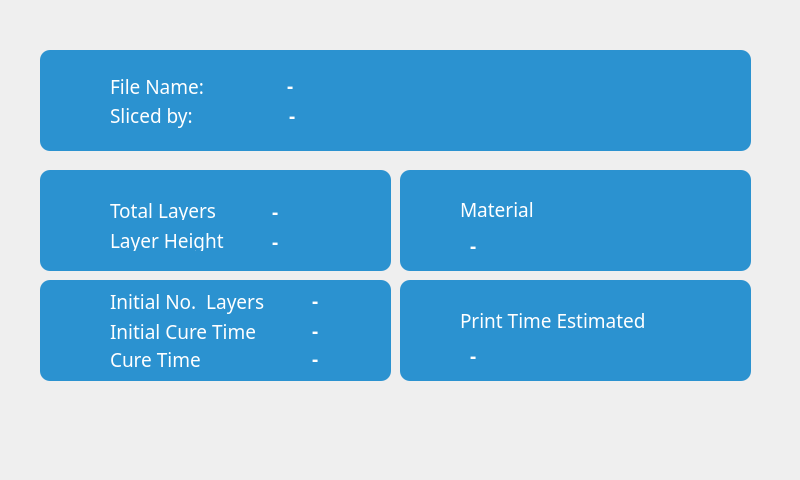
   <widget class="QWidget" name="print_preparation_widget" native="true">
    <property name="geometry">
     <rect>
      <x>4800</x>
      <y>0</y>
      <width>800</width>
      <height>480</height>
     </rect>
    </property>
    <widget class="QWidget" name="widget_2" native="true">
     <property name="geometry">
      <rect>
       <x>40</x>
       <y>50</y>
       <width>711</width>
       <height>101</height>
      </rect>
     </property>
     <property name="font">
      <font>
       <family>Proxima Nova</family>
       <pointsize>14</pointsize>
      </font>
     </property>
     <property name="styleSheet">
      <string notr="true">QWidget{
border-radius: 10px;
background-color: rgb(43, 146, 208);
}</string>
     </property>
     <widget class="QLabel" name="file_ico">
      <property name="geometry">
       <rect>
        <x>16</x>
        <y>30</y>
        <width>51</width>
        <height>51</height>
       </rect>
      </property>
      <property name="font">
       <font>
        <family>Proxima Nova</family>
        <pointsize>14</pointsize>
       </font>
      </property>
      <property name="styleSheet">
       <string notr="true">border-image: url(:/icons/Icons (Resized)/Blue and Green Theme/infoFileName.png);
border-radius: 0px;</string>
      </property>
      <property name="frameShape">
       <enum>QFrame::Panel</enum>
      </property>
      <property name="text">
       <string/>
      </property>
     </widget>
     <widget class="QLabel" name="label_5">
      <property name="enabled">
       <bool>false</bool>
      </property>
      <property name="geometry">
       <rect>
        <x>70</x>
        <y>26</y>
        <width>111</width>
        <height>20</height>
       </rect>
      </property>
      <property name="font">
       <font>
        <family>Proxima Nova</family>
        <pointsize>14</pointsize>
        <kerning>true</kerning>
       </font>
      </property>
      <property name="styleSheet">
       <string notr="true">color: rgb(255, 255, 255);
border: 0px;</string>
      </property>
      <property name="text">
       <string>File Name:</string>
      </property>
     </widget>
     <widget class="QLabel" name="label_9">
      <property name="geometry">
       <rect>
        <x>70</x>
        <y>50</y>
        <width>101</width>
        <height>31</height>
       </rect>
      </property>
      <property name="font">
       <font>
        <family>Proxima Nova</family>
        <pointsize>14</pointsize>
       </font>
      </property>
      <property name="styleSheet">
       <string notr="true">color: rgb(255, 255, 255);
border-radius: 0px;
border: 0px;</string>
      </property>
      <property name="text">
       <string>Sliced by:</string>
      </property>
      <property name="alignment">
       <set>Qt::AlignLeading|Qt::AlignLeft|Qt::AlignVCenter</set>
      </property>
     </widget>
     <widget class="QLabel" name="printer_info_label">
      <property name="geometry">
       <rect>
        <x>249</x>
        <y>50</y>
        <width>421</width>
        <height>31</height>
       </rect>
      </property>
      <property name="font">
       <font>
        <family>Proxima Nova</family>
        <pointsize>14</pointsize>
        <weight>75</weight>
        <bold>true</bold>
       </font>
      </property>
      <property name="styleSheet">
       <string notr="true">color: rgb(255, 255, 255);
border-radius: 0px;
border: 0px;</string>
      </property>
      <property name="frameShape">
       <enum>QFrame::Box</enum>
      </property>
      <property name="text">
       <string>-</string>
      </property>
      <property name="alignment">
       <set>Qt::AlignLeading|Qt::AlignLeft|Qt::AlignVCenter</set>
      </property>
     </widget>
     <widget class="QLineEdit" name="filename_label">
      <property name="geometry">
       <rect>
        <x>245</x>
        <y>20</y>
        <width>421</width>
        <height>31</height>
       </rect>
      </property>
      <property name="sizePolicy">
       <sizepolicy hsizetype="Preferred" vsizetype="Fixed">
        <horstretch>0</horstretch>
        <verstretch>0</verstretch>
       </sizepolicy>
      </property>
      <property name="palette">
       <palette>
        <active>
         <colorrole role="WindowText">
          <brush brushstyle="SolidPattern">
           <color alpha="255">
            <red>255</red>
            <green>255</green>
            <blue>255</blue>
           </color>
          </brush>
         </colorrole>
         <colorrole role="Button">
          <brush brushstyle="SolidPattern">
           <color alpha="255">
            <red>43</red>
            <green>146</green>
            <blue>208</blue>
           </color>
          </brush>
         </colorrole>
         <colorrole role="Text">
          <brush brushstyle="SolidPattern">
           <color alpha="255">
            <red>255</red>
            <green>255</green>
            <blue>255</blue>
           </color>
          </brush>
         </colorrole>
         <colorrole role="ButtonText">
          <brush brushstyle="SolidPattern">
           <color alpha="255">
            <red>255</red>
            <green>255</green>
            <blue>255</blue>
           </color>
          </brush>
         </colorrole>
         <colorrole role="Base">
          <brush brushstyle="SolidPattern">
           <color alpha="255">
            <red>43</red>
            <green>146</green>
            <blue>208</blue>
           </color>
          </brush>
         </colorrole>
         <colorrole role="Window">
          <brush brushstyle="SolidPattern">
           <color alpha="255">
            <red>43</red>
            <green>146</green>
            <blue>208</blue>
           </color>
          </brush>
         </colorrole>
         <colorrole role="Text">
          <brush brushstyle="SolidPattern">
           <color alpha="255">
            <red>255</red>
            <green>255</green>
            <blue>255</blue>
           </color>
          </brush>
         </colorrole>
        </active>
        <inactive>
         <colorrole role="WindowText">
          <brush brushstyle="SolidPattern">
           <color alpha="255">
            <red>255</red>
            <green>255</green>
            <blue>255</blue>
           </color>
          </brush>
         </colorrole>
         <colorrole role="Button">
          <brush brushstyle="SolidPattern">
           <color alpha="255">
            <red>43</red>
            <green>146</green>
            <blue>208</blue>
           </color>
          </brush>
         </colorrole>
         <colorrole role="Text">
          <brush brushstyle="SolidPattern">
           <color alpha="255">
            <red>255</red>
            <green>255</green>
            <blue>255</blue>
           </color>
          </brush>
         </colorrole>
         <colorrole role="ButtonText">
          <brush brushstyle="SolidPattern">
           <color alpha="255">
            <red>255</red>
            <green>255</green>
            <blue>255</blue>
           </color>
          </brush>
         </colorrole>
         <colorrole role="Base">
          <brush brushstyle="SolidPattern">
           <color alpha="255">
            <red>43</red>
            <green>146</green>
            <blue>208</blue>
           </color>
          </brush>
         </colorrole>
         <colorrole role="Window">
          <brush brushstyle="SolidPattern">
           <color alpha="255">
            <red>43</red>
            <green>146</green>
            <blue>208</blue>
           </color>
          </brush>
         </colorrole>
         <colorrole role="Text">
          <brush brushstyle="SolidPattern">
           <color alpha="255">
            <red>255</red>
            <green>255</green>
            <blue>255</blue>
           </color>
          </brush>
         </colorrole>
        </inactive>
        <disabled>
         <colorrole role="WindowText">
          <brush brushstyle="SolidPattern">
           <color alpha="255">
            <red>255</red>
            <green>255</green>
            <blue>255</blue>
           </color>
          </brush>
         </colorrole>
         <colorrole role="Button">
          <brush brushstyle="SolidPattern">
           <color alpha="255">
            <red>43</red>
            <green>146</green>
            <blue>208</blue>
           </color>
          </brush>
         </colorrole>
         <colorrole role="Text">
          <brush brushstyle="SolidPattern">
           <color alpha="255">
            <red>255</red>
            <green>255</green>
            <blue>255</blue>
           </color>
          </brush>
         </colorrole>
         <colorrole role="ButtonText">
          <brush brushstyle="SolidPattern">
           <color alpha="255">
            <red>255</red>
            <green>255</green>
            <blue>255</blue>
           </color>
          </brush>
         </colorrole>
         <colorrole role="Base">
          <brush brushstyle="SolidPattern">
           <color alpha="255">
            <red>43</red>
            <green>146</green>
            <blue>208</blue>
           </color>
          </brush>
         </colorrole>
         <colorrole role="Window">
          <brush brushstyle="SolidPattern">
           <color alpha="255">
            <red>43</red>
            <green>146</green>
            <blue>208</blue>
           </color>
          </brush>
         </colorrole>
         <colorrole role="Text">
          <brush brushstyle="SolidPattern">
           <color alpha="255">
            <red>255</red>
            <green>255</green>
            <blue>255</blue>
           </color>
          </brush>
         </colorrole>
        </disabled>
       </palette>
      </property>
      <property name="font">
       <font>
        <family>Proxima Nova</family>
        <pointsize>14</pointsize>
        <weight>75</weight>
        <bold>true</bold>
       </font>
      </property>
      <property name="focusPolicy">
       <enum>Qt::NoFocus</enum>
      </property>
      <property name="toolTip">
       <string>Job File Name</string>
      </property>
      <property name="whatsThis">
       <string>Job File Name</string>
      </property>
      <property name="styleSheet">
       <string notr="true">color: rgb(255, 255, 255);
border-radius: 0px;
border: 0px;</string>
      </property>
      <property name="text">
       <string>-</string>
      </property>
      <property name="frame">
       <bool>true</bool>
      </property>
      <property name="readOnly">
       <bool>true</bool>
      </property>
      <property name="Text" stdset="0">
       <string/>
      </property>
     </widget>
     <zorder>printer_info_label</zorder>
     <zorder>file_ico</zorder>
     <zorder>label_5</zorder>
     <zorder>label_9</zorder>
     <zorder>filename_label</zorder>
    </widget>
    <widget class="QWidget" name="widget_3" native="true">
     <property name="geometry">
      <rect>
       <x>40</x>
       <y>170</y>
       <width>351</width>
       <height>101</height>
      </rect>
     </property>
     <property name="font">
      <font>
       <family>Proxima Nova</family>
       <pointsize>14</pointsize>
      </font>
     </property>
     <property name="styleSheet">
      <string notr="true">QWidget{
border-radius: 10px;
background-color: rgb(43, 146, 208);
}</string>
     </property>
     <widget class="QLabel" name="layer_ico">
      <property name="geometry">
       <rect>
        <x>15</x>
        <y>27</y>
        <width>50</width>
        <height>50</height>
       </rect>
      </property>
      <property name="font">
       <font>
        <family>Proxima Nova</family>
        <pointsize>14</pointsize>
       </font>
      </property>
      <property name="styleSheet">
       <string notr="true">border-image: url(:/icons/Icons (Resized)/Blue and Green Theme/infoLayers.png);
border-radius: 0px;</string>
      </property>
      <property name="text">
       <string/>
      </property>
     </widget>
     <widget class="QLabel" name="label_12">
      <property name="geometry">
       <rect>
        <x>70</x>
        <y>30</y>
        <width>141</width>
        <height>20</height>
       </rect>
      </property>
      <property name="font">
       <font>
        <family>Proxima Nova</family>
        <pointsize>14</pointsize>
       </font>
      </property>
      <property name="styleSheet">
       <string notr="true">color: rgb(255, 255, 255);
border-radius: 0px;
border: 0px;</string>
      </property>
      <property name="text">
       <string>Total Layers</string>
      </property>
     </widget>
     <widget class="QLineEdit" name="total_layers_label">
      <property name="geometry">
       <rect>
        <x>230</x>
        <y>30</y>
        <width>91</width>
        <height>22</height>
       </rect>
      </property>
      <property name="font">
       <font>
        <family>Proxima Nova</family>
        <pointsize>14</pointsize>
        <weight>75</weight>
        <bold>true</bold>
       </font>
      </property>
      <property name="focusPolicy">
       <enum>Qt::NoFocus</enum>
      </property>
      <property name="styleSheet">
       <string notr="true">color: rgb(255, 255, 255);
border:none;</string>
      </property>
      <property name="text">
       <string>-</string>
      </property>
     </widget>
     <widget class="QLabel" name="label_13">
      <property name="geometry">
       <rect>
        <x>70</x>
        <y>60</y>
        <width>141</width>
        <height>21</height>
       </rect>
      </property>
      <property name="font">
       <font>
        <family>Proxima Nova</family>
        <pointsize>14</pointsize>
       </font>
      </property>
      <property name="styleSheet">
       <string notr="true">color: rgb(255, 255, 255);
border-radius: 0px;
border: 0px;</string>
      </property>
      <property name="text">
       <string>Layer Height</string>
      </property>
     </widget>
     <widget class="QLineEdit" name="layer_height_label">
      <property name="geometry">
       <rect>
        <x>230</x>
        <y>60</y>
        <width>51</width>
        <height>21</height>
       </rect>
      </property>
      <property name="sizePolicy">
       <sizepolicy hsizetype="Preferred" vsizetype="Fixed">
        <horstretch>0</horstretch>
        <verstretch>0</verstretch>
       </sizepolicy>
      </property>
      <property name="palette">
       <palette>
        <active>
         <colorrole role="WindowText">
          <brush brushstyle="SolidPattern">
           <color alpha="255">
            <red>255</red>
            <green>255</green>
            <blue>255</blue>
           </color>
          </brush>
         </colorrole>
         <colorrole role="Button">
          <brush brushstyle="SolidPattern">
           <color alpha="255">
            <red>43</red>
            <green>146</green>
            <blue>208</blue>
           </color>
          </brush>
         </colorrole>
         <colorrole role="Text">
          <brush brushstyle="SolidPattern">
           <color alpha="255">
            <red>255</red>
            <green>255</green>
            <blue>255</blue>
           </color>
          </brush>
         </colorrole>
         <colorrole role="ButtonText">
          <brush brushstyle="SolidPattern">
           <color alpha="255">
            <red>255</red>
            <green>255</green>
            <blue>255</blue>
           </color>
          </brush>
         </colorrole>
         <colorrole role="Base">
          <brush brushstyle="SolidPattern">
           <color alpha="255">
            <red>43</red>
            <green>146</green>
            <blue>208</blue>
           </color>
          </brush>
         </colorrole>
         <colorrole role="Window">
          <brush brushstyle="SolidPattern">
           <color alpha="255">
            <red>43</red>
            <green>146</green>
            <blue>208</blue>
           </color>
          </brush>
         </colorrole>
         <colorrole role="Text">
          <brush brushstyle="SolidPattern">
           <color alpha="255">
            <red>255</red>
            <green>255</green>
            <blue>255</blue>
           </color>
          </brush>
         </colorrole>
        </active>
        <inactive>
         <colorrole role="WindowText">
          <brush brushstyle="SolidPattern">
           <color alpha="255">
            <red>255</red>
            <green>255</green>
            <blue>255</blue>
           </color>
          </brush>
         </colorrole>
         <colorrole role="Button">
          <brush brushstyle="SolidPattern">
           <color alpha="255">
            <red>43</red>
            <green>146</green>
            <blue>208</blue>
           </color>
          </brush>
         </colorrole>
         <colorrole role="Text">
          <brush brushstyle="SolidPattern">
           <color alpha="255">
            <red>255</red>
            <green>255</green>
            <blue>255</blue>
           </color>
          </brush>
         </colorrole>
         <colorrole role="ButtonText">
          <brush brushstyle="SolidPattern">
           <color alpha="255">
            <red>255</red>
            <green>255</green>
            <blue>255</blue>
           </color>
          </brush>
         </colorrole>
         <colorrole role="Base">
          <brush brushstyle="SolidPattern">
           <color alpha="255">
            <red>43</red>
            <green>146</green>
            <blue>208</blue>
           </color>
          </brush>
         </colorrole>
         <colorrole role="Window">
          <brush brushstyle="SolidPattern">
           <color alpha="255">
            <red>43</red>
            <green>146</green>
            <blue>208</blue>
           </color>
          </brush>
         </colorrole>
         <colorrole role="Text">
          <brush brushstyle="SolidPattern">
           <color alpha="255">
            <red>255</red>
            <green>255</green>
            <blue>255</blue>
           </color>
          </brush>
         </colorrole>
        </inactive>
        <disabled>
         <colorrole role="WindowText">
          <brush brushstyle="SolidPattern">
           <color alpha="255">
            <red>255</red>
            <green>255</green>
            <blue>255</blue>
           </color>
          </brush>
         </colorrole>
         <colorrole role="Button">
          <brush brushstyle="SolidPattern">
           <color alpha="255">
            <red>43</red>
            <green>146</green>
            <blue>208</blue>
           </color>
          </brush>
         </colorrole>
         <colorrole role="Text">
          <brush brushstyle="SolidPattern">
           <color alpha="255">
            <red>255</red>
            <green>255</green>
            <blue>255</blue>
           </color>
          </brush>
         </colorrole>
         <colorrole role="ButtonText">
          <brush brushstyle="SolidPattern">
           <color alpha="255">
            <red>255</red>
            <green>255</green>
            <blue>255</blue>
           </color>
          </brush>
         </colorrole>
         <colorrole role="Base">
          <brush brushstyle="SolidPattern">
           <color alpha="255">
            <red>43</red>
            <green>146</green>
            <blue>208</blue>
           </color>
          </brush>
         </colorrole>
         <colorrole role="Window">
          <brush brushstyle="SolidPattern">
           <color alpha="255">
            <red>43</red>
            <green>146</green>
            <blue>208</blue>
           </color>
          </brush>
         </colorrole>
         <colorrole role="Text">
          <brush brushstyle="SolidPattern">
           <color alpha="255">
            <red>255</red>
            <green>255</green>
            <blue>255</blue>
           </color>
          </brush>
         </colorrole>
        </disabled>
       </palette>
      </property>
      <property name="font">
       <font>
        <family>Proxima Nova</family>
        <pointsize>14</pointsize>
        <weight>75</weight>
        <bold>true</bold>
       </font>
      </property>
      <property name="focusPolicy">
       <enum>Qt::NoFocus</enum>
      </property>
      <property name="toolTip">
       <string>Job was sliced using this layer thickness</string>
      </property>
      <property name="whatsThis">
       <string>Job was sliced using this layer thickness</string>
      </property>
      <property name="styleSheet">
       <string notr="true">color: rgb(255, 255, 255);
border:none;</string>
      </property>
      <property name="text">
       <string>-</string>
      </property>
      <property name="readOnly">
       <bool>true</bool>
      </property>
     </widget>
    </widget>
    <widget class="QWidget" name="widget_4" native="true">
     <property name="geometry">
      <rect>
       <x>400</x>
       <y>170</y>
       <width>351</width>
       <height>101</height>
      </rect>
     </property>
     <property name="font">
      <font>
       <family>Proxima Nova</family>
       <pointsize>14</pointsize>
      </font>
     </property>
     <property name="styleSheet">
      <string notr="true">QWidget{
border-radius: 10px;
background-color: rgb(43, 146, 208);
}</string>
     </property>
     <widget class="QLabel" name="material_ico">
      <property name="geometry">
       <rect>
        <x>14</x>
        <y>30</y>
        <width>50</width>
        <height>50</height>
       </rect>
      </property>
      <property name="font">
       <font>
        <family>Proxima Nova</family>
        <pointsize>14</pointsize>
       </font>
      </property>
      <property name="styleSheet">
       <string notr="true">border-image: url(:/icons/Icons (Resized)/Blue and Green Theme/infoMaterial.png);
border-radius: 0px;</string>
      </property>
      <property name="text">
       <string/>
      </property>
     </widget>
     <widget class="QLabel" name="label_20">
      <property name="geometry">
       <rect>
        <x>60</x>
        <y>29</y>
        <width>121</width>
        <height>21</height>
       </rect>
      </property>
      <property name="font">
       <font>
        <family>Proxima Nova</family>
        <pointsize>14</pointsize>
       </font>
      </property>
      <property name="styleSheet">
       <string notr="true">color: rgb(255, 255, 255);
border-radius: 0px;
border: 0px;</string>
      </property>
      <property name="text">
       <string>Material</string>
      </property>
     </widget>
     <widget class="QLabel" name="material_name_label">
      <property name="geometry">
       <rect>
        <x>70</x>
        <y>60</y>
        <width>261</width>
        <height>31</height>
       </rect>
      </property>
      <property name="font">
       <font>
        <family>Proxima Nova</family>
        <pointsize>14</pointsize>
        <weight>75</weight>
        <bold>true</bold>
       </font>
      </property>
      <property name="styleSheet">
       <string notr="true">color: rgb(255, 255, 255);</string>
      </property>
      <property name="text">
       <string>-</string>
      </property>
     </widget>
    </widget>
    <widget class="QWidget" name="widget_5" native="true">
     <property name="geometry">
      <rect>
       <x>400</x>
       <y>280</y>
       <width>351</width>
       <height>101</height>
      </rect>
     </property>
     <property name="font">
      <font>
       <family>Proxima Nova</family>
       <pointsize>14</pointsize>
      </font>
     </property>
     <property name="styleSheet">
      <string notr="true">QWidget{
border-radius: 10px;
background-color: rgb(43, 146, 208);
}</string>
     </property>
     <widget class="QLabel" name="time_ico">
      <property name="geometry">
       <rect>
        <x>15</x>
        <y>30</y>
        <width>50</width>
        <height>50</height>
       </rect>
      </property>
      <property name="font">
       <font>
        <family>Proxima Nova</family>
        <pointsize>14</pointsize>
       </font>
      </property>
      <property name="styleSheet">
       <string notr="true">border-image: url(:/icons/Icons (Resized)/Blue and Green Theme/infoTime.png);</string>
      </property>
      <property name="text">
       <string/>
      </property>
     </widget>
     <widget class="QLabel" name="label_19">
      <property name="geometry">
       <rect>
        <x>60</x>
        <y>30</y>
        <width>231</width>
        <height>21</height>
       </rect>
      </property>
      <property name="font">
       <font>
        <family>Proxima Nova</family>
        <pointsize>14</pointsize>
       </font>
      </property>
      <property name="styleSheet">
       <string notr="true">color: rgb(255, 255, 255);
border-radius: 0px;border-radius: 0px;
border: 0px;</string>
      </property>
      <property name="text">
       <string>Print Time Estimated</string>
      </property>
     </widget>
     <widget class="QLabel" name="est_print_time_label">
      <property name="geometry">
       <rect>
        <x>70</x>
        <y>60</y>
        <width>201</width>
        <height>31</height>
       </rect>
      </property>
      <property name="font">
       <font>
        <family>Proxima Nova</family>
        <pointsize>14</pointsize>
        <weight>75</weight>
        <italic>false</italic>
        <bold>true</bold>
       </font>
      </property>
      <property name="styleSheet">
       <string notr="true">color: rgb(255, 255, 255);</string>
      </property>
      <property name="text">
       <string>-</string>
      </property>
     </widget>
    </widget>
    <widget class="QWidget" name="widget_6" native="true">
     <property name="geometry">
      <rect>
       <x>40</x>
       <y>280</y>
       <width>351</width>
       <height>101</height>
      </rect>
     </property>
     <property name="font">
      <font>
       <family>Proxima Nova</family>
       <pointsize>14</pointsize>
      </font>
     </property>
     <property name="styleSheet">
      <string notr="true">QWidget{
border-radius: 10px;
background-color: rgb(43, 146, 208);
}</string>
     </property>
     <widget class="QLabel" name="cure_ico">
      <property name="geometry">
       <rect>
        <x>14</x>
        <y>30</y>
        <width>50</width>
        <height>50</height>
       </rect>
      </property>
      <property name="font">
       <font>
        <family>Proxima Nova</family>
        <pointsize>14</pointsize>
       </font>
      </property>
      <property name="styleSheet">
       <string notr="true">border-image: url(:/icons/Icons (Resized)/Blue and Green Theme/infoCureTime.png);</string>
      </property>
      <property name="text">
       <string/>
      </property>
     </widget>
     <widget class="QLabel" name="label_18">
      <property name="geometry">
       <rect>
        <x>70</x>
        <y>69</y>
        <width>121</width>
        <height>21</height>
       </rect>
      </property>
      <property name="font">
       <font>
        <family>Proxima Nova</family>
        <pointsize>14</pointsize>
       </font>
      </property>
      <property name="styleSheet">
       <string notr="true">color: rgb(255, 255, 255);
border-radius: 0px;
border: 0px;</string>
      </property>
      <property name="text">
       <string>Cure Time</string>
      </property>
     </widget>
     <widget class="QLineEdit" name="cure_time_label">
      <property name="geometry">
       <rect>
        <x>270</x>
        <y>67</y>
        <width>61</width>
        <height>21</height>
       </rect>
      </property>
      <property name="font">
       <font>
        <family>Proxima Nova</family>
        <pointsize>14</pointsize>
        <weight>75</weight>
        <bold>true</bold>
       </font>
      </property>
      <property name="focusPolicy">
       <enum>Qt::NoFocus</enum>
      </property>
      <property name="styleSheet">
       <string notr="true">color: rgb(255, 255, 255);
border:none;</string>
      </property>
      <property name="text">
       <string>-</string>
      </property>
     </widget>
     <widget class="QLineEdit" name="initial_cure_time_label">
      <property name="geometry">
       <rect>
        <x>270</x>
        <y>35</y>
        <width>71</width>
        <height>31</height>
       </rect>
      </property>
      <property name="font">
       <font>
        <family>Proxima Nova</family>
        <pointsize>14</pointsize>
        <weight>75</weight>
        <bold>true</bold>
       </font>
      </property>
      <property name="focusPolicy">
       <enum>Qt::NoFocus</enum>
      </property>
      <property name="styleSheet">
       <string notr="true">color: rgb(255, 255, 255);
border:none;</string>
      </property>
      <property name="text">
       <string>-</string>
      </property>
     </widget>
     <widget class="QLabel" name="label_17">
      <property name="geometry">
       <rect>
        <x>70</x>
        <y>36</y>
        <width>171</width>
        <height>31</height>
       </rect>
      </property>
      <property name="font">
       <font>
        <family>Proxima Nova</family>
        <pointsize>14</pointsize>
       </font>
      </property>
      <property name="styleSheet">
       <string notr="true">color: rgb(255, 255, 255);
border-radius: 0px;
border: 0px;</string>
      </property>
      <property name="text">
       <string>Initial Cure Time</string>
      </property>
     </widget>
     <widget class="QLabel" name="label_16">
      <property name="geometry">
       <rect>
        <x>70</x>
        <y>6</y>
        <width>181</width>
        <height>31</height>
       </rect>
      </property>
      <property name="font">
       <font>
        <family>Proxima Nova</family>
        <pointsize>14</pointsize>
        <weight>50</weight>
        <bold>false</bold>
       </font>
      </property>
      <property name="styleSheet">
       <string notr="true">color: rgb(255, 255, 255);
border-radius: 0px;
border: 0px;</string>
      </property>
      <property name="text">
       <string>Initial No.  Layers</string>
      </property>
     </widget>
     <widget class="QLineEdit" name="initial_num_layers_label">
      <property name="geometry">
       <rect>
        <x>270</x>
        <y>5</y>
        <width>71</width>
        <height>31</height>
       </rect>
      </property>
      <property name="font">
       <font>
        <family>Proxima Nova</family>
        <pointsize>14</pointsize>
        <weight>75</weight>
        <bold>true</bold>
       </font>
      </property>
      <property name="focusPolicy">
       <enum>Qt::NoFocus</enum>
      </property>
      <property name="styleSheet">
       <string notr="true">color: rgb(255, 255, 255);
border:none;</string>
      </property>
      <property name="text">
       <string>-</string>
      </property>
     </widget>
     <widget class="QLineEdit" name="edit_iniCuringTime_2">
      <property name="geometry">
       <rect>
        <x>360</x>
        <y>33</y>
        <width>41</width>
        <height>31</height>
       </rect>
      </property>
      <property name="font">
       <font>
        <family>Proxima Nova</family>
        <pointsize>14</pointsize>
       </font>
      </property>
      <property name="styleSheet">
       <string notr="true">color: rgb(255, 255, 255);
border:none;</string>
      </property>
      <property name="text">
       <string>sec</string>
      </property>
     </widget>
     <widget class="QLineEdit" name="edit_iniCuringTime_3">
      <property name="geometry">
       <rect>
        <x>360</x>
        <y>61</y>
        <width>41</width>
        <height>31</height>
       </rect>
      </property>
      <property name="font">
       <font>
        <family>Proxima Nova</family>
        <pointsize>14</pointsize>
       </font>
      </property>
      <property name="styleSheet">
       <string notr="true">color: rgb(255, 255, 255);
border:none;</string>
      </property>
      <property name="text">
       <string>sec</string>
      </property>
     </widget>
     <zorder>cure_ico</zorder>
     <zorder>label_18</zorder>
     <zorder>cure_time_label</zorder>
     <zorder>label_17</zorder>
     <zorder>label_16</zorder>
     <zorder>initial_num_layers_label</zorder>
     <zorder>edit_iniCuringTime_2</zorder>
     <zorder>edit_iniCuringTime_3</zorder>
     <zorder>initial_cure_time_label</zorder>
    </widget>
   </widget>
